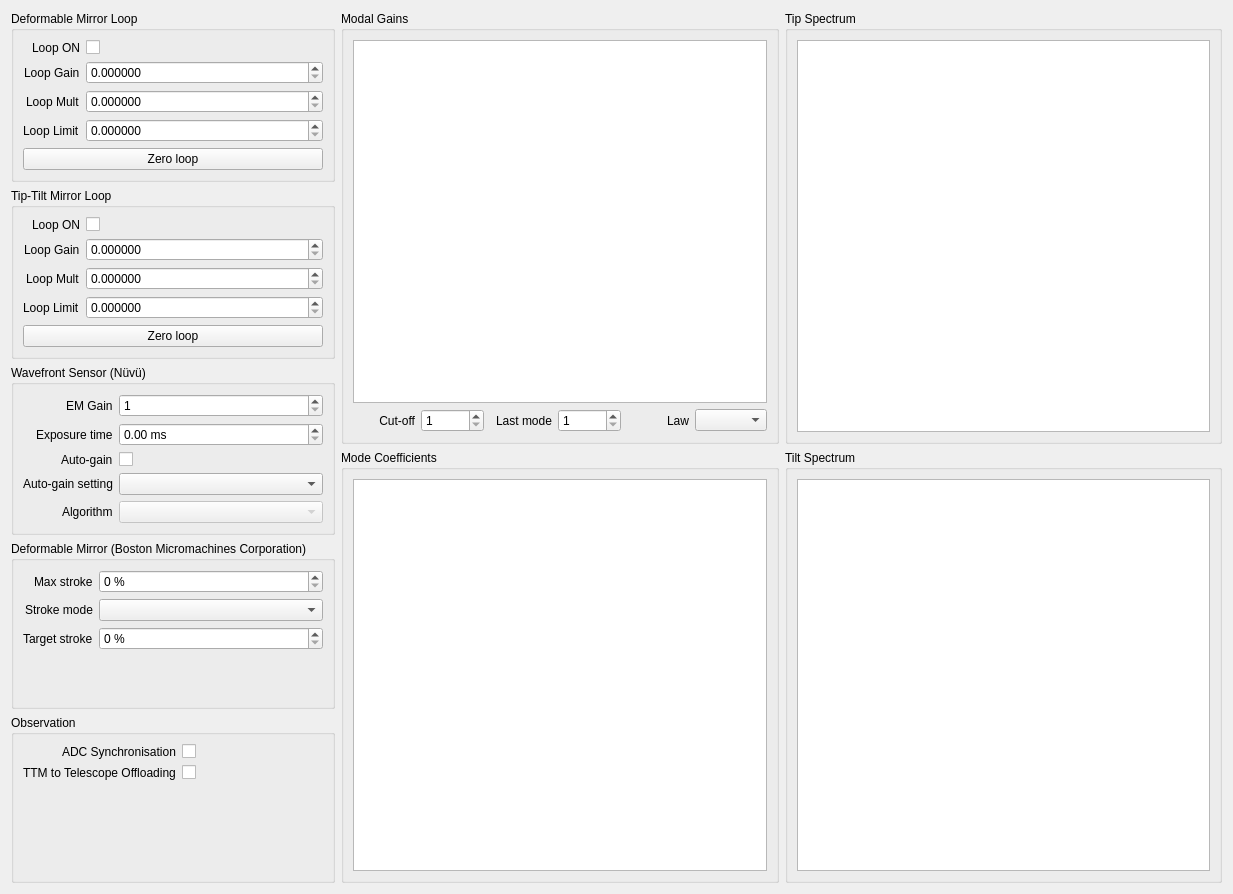
<?xml version="1.0" encoding="UTF-8"?>
<ui version="4.0">
 <class>LoopControlsWidget</class>
 <widget class="QWidget" name="LoopControlsWidget">
  <property name="geometry">
   <rect>
    <x>0</x>
    <y>0</y>
    <width>1233</width>
    <height>894</height>
   </rect>
  </property>
  <property name="windowTitle">
   <string>Loop Controls - KalAO</string>
  </property>
  <layout class="QHBoxLayout" name="horizontalLayout_2" stretch="0,1,1">
   <item>
    <layout class="QVBoxLayout" name="controls_layout">
     <item>
      <widget class="QGroupBox" name="dmloop_groupbox">
       <property name="title">
        <string>Deformable Mirror Loop</string>
       </property>
       <layout class="QFormLayout" name="formLayout_3">
        <property name="labelAlignment">
         <set>Qt::AlignRight|Qt::AlignTrailing|Qt::AlignVCenter</set>
        </property>
        <item row="0" column="0">
         <widget class="QLabel" name="dmloop_on_label">
          <property name="text">
           <string>Loop ON</string>
          </property>
         </widget>
        </item>
        <item row="0" column="1">
         <widget class="QCheckBox" name="dmloop_on_checkbox">
          <property name="text">
           <string/>
          </property>
         </widget>
        </item>
        <item row="1" column="0">
         <widget class="QLabel" name="dmloopgain_label">
          <property name="text">
           <string>Loop Gain</string>
          </property>
         </widget>
        </item>
        <item row="1" column="1">
         <widget class="QDoubleSpinBox" name="dmloop_gain_spinbox">
          <property name="keyboardTracking">
           <bool>false</bool>
          </property>
          <property name="decimals">
           <number>6</number>
          </property>
          <property name="singleStep">
           <double>0.010000000000000</double>
          </property>
         </widget>
        </item>
        <item row="2" column="1">
         <widget class="QDoubleSpinBox" name="dmloop_mult_spinbox">
          <property name="keyboardTracking">
           <bool>false</bool>
          </property>
          <property name="decimals">
           <number>6</number>
          </property>
          <property name="maximum">
           <double>1.000000000000000</double>
          </property>
          <property name="singleStep">
           <double>0.010000000000000</double>
          </property>
         </widget>
        </item>
        <item row="2" column="0">
         <widget class="QLabel" name="dmloop_mult_label">
          <property name="text">
           <string>Loop Mult</string>
          </property>
         </widget>
        </item>
        <item row="3" column="0">
         <widget class="QLabel" name="dmloop_limit_label">
          <property name="text">
           <string>Loop Limit</string>
          </property>
         </widget>
        </item>
        <item row="3" column="1">
         <widget class="QDoubleSpinBox" name="dmloop_limit_spinbox">
          <property name="keyboardTracking">
           <bool>false</bool>
          </property>
          <property name="decimals">
           <number>6</number>
          </property>
          <property name="maximum">
           <double>999.990000000000009</double>
          </property>
          <property name="singleStep">
           <double>0.010000000000000</double>
          </property>
         </widget>
        </item>
        <item row="4" column="0" colspan="2">
         <widget class="QPushButton" name="dmloop_zero_button">
          <property name="text">
           <string>Zero loop</string>
          </property>
         </widget>
        </item>
       </layout>
      </widget>
     </item>
     <item>
      <widget class="QGroupBox" name="ttmloop_groupbox">
       <property name="title">
        <string>Tip-Tilt Mirror Loop</string>
       </property>
       <layout class="QFormLayout" name="formLayout_4">
        <property name="labelAlignment">
         <set>Qt::AlignRight|Qt::AlignTrailing|Qt::AlignVCenter</set>
        </property>
        <item row="0" column="0">
         <widget class="QLabel" name="ttmloop_on_label">
          <property name="text">
           <string>Loop ON</string>
          </property>
         </widget>
        </item>
        <item row="1" column="0">
         <widget class="QLabel" name="ttmloop_gain_label">
          <property name="text">
           <string>Loop Gain</string>
          </property>
         </widget>
        </item>
        <item row="2" column="0">
         <widget class="QLabel" name="ttmloop_mult_label">
          <property name="text">
           <string>Loop Mult</string>
          </property>
         </widget>
        </item>
        <item row="3" column="0">
         <widget class="QLabel" name="ttmloop_limit_label">
          <property name="text">
           <string>Loop Limit</string>
          </property>
         </widget>
        </item>
        <item row="0" column="1">
         <widget class="QCheckBox" name="ttmloop_on_checkbox">
          <property name="text">
           <string/>
          </property>
         </widget>
        </item>
        <item row="1" column="1">
         <widget class="QDoubleSpinBox" name="ttmloop_gain_spinbox">
          <property name="keyboardTracking">
           <bool>false</bool>
          </property>
          <property name="decimals">
           <number>6</number>
          </property>
          <property name="singleStep">
           <double>0.010000000000000</double>
          </property>
         </widget>
        </item>
        <item row="2" column="1">
         <widget class="QDoubleSpinBox" name="ttmloop_mult_spinbox">
          <property name="keyboardTracking">
           <bool>false</bool>
          </property>
          <property name="decimals">
           <number>6</number>
          </property>
          <property name="maximum">
           <double>1.000000000000000</double>
          </property>
          <property name="singleStep">
           <double>0.010000000000000</double>
          </property>
         </widget>
        </item>
        <item row="3" column="1">
         <widget class="QDoubleSpinBox" name="ttmloop_limit_spinbox">
          <property name="keyboardTracking">
           <bool>false</bool>
          </property>
          <property name="decimals">
           <number>6</number>
          </property>
          <property name="maximum">
           <double>999.990000000000009</double>
          </property>
          <property name="singleStep">
           <double>0.010000000000000</double>
          </property>
         </widget>
        </item>
        <item row="4" column="0" colspan="2">
         <widget class="QPushButton" name="ttmloop_zero_button">
          <property name="text">
           <string>Zero loop</string>
          </property>
         </widget>
        </item>
       </layout>
      </widget>
     </item>
     <item>
      <widget class="QGroupBox" name="wfs_groupbox">
       <property name="title">
        <string>Wavefront Sensor (Nüvü)</string>
       </property>
       <layout class="QFormLayout" name="formLayout_2">
        <property name="labelAlignment">
         <set>Qt::AlignRight|Qt::AlignTrailing|Qt::AlignVCenter</set>
        </property>
        <item row="0" column="0">
         <widget class="QLabel" name="wfs_emgain_label">
          <property name="text">
           <string>EM Gain</string>
          </property>
         </widget>
        </item>
        <item row="0" column="1">
         <widget class="QSpinBox" name="wfs_emgain_spinbox">
          <property name="keyboardTracking">
           <bool>false</bool>
          </property>
          <property name="minimum">
           <number>1</number>
          </property>
          <property name="maximum">
           <number>1000</number>
          </property>
         </widget>
        </item>
        <item row="1" column="0">
         <widget class="QLabel" name="wfs_exposuretime_label">
          <property name="text">
           <string>Exposure time</string>
          </property>
         </widget>
        </item>
        <item row="1" column="1">
         <widget class="QDoubleSpinBox" name="wfs_exposuretime_spinbox">
          <property name="keyboardTracking">
           <bool>false</bool>
          </property>
          <property name="suffix">
           <string> ms</string>
          </property>
          <property name="decimals">
           <number>2</number>
          </property>
          <property name="maximum">
           <double>1000.000000000000000</double>
          </property>
          <property name="singleStep">
           <double>0.100000000000000</double>
          </property>
         </widget>
        </item>
        <item row="2" column="0">
         <widget class="QLabel" name="wfs_autogain_label">
          <property name="text">
           <string>Auto-gain</string>
          </property>
         </widget>
        </item>
        <item row="2" column="1">
         <widget class="QCheckBox" name="wfs_autogain_checkbox">
          <property name="text">
           <string/>
          </property>
         </widget>
        </item>
        <item row="3" column="0">
         <widget class="QLabel" name="wfs_autogain_setting_label">
          <property name="text">
           <string>Auto-gain setting</string>
          </property>
         </widget>
        </item>
        <item row="3" column="1">
         <widget class="QComboBox" name="wfs_autogain_setting_combobox"/>
        </item>
        <item row="4" column="0">
         <widget class="QLabel" name="wfs_algorithm_label">
          <property name="text">
           <string>Algorithm</string>
          </property>
         </widget>
        </item>
        <item row="4" column="1">
         <widget class="QComboBox" name="wfs_algorithm_combobox">
          <property name="enabled">
           <bool>false</bool>
          </property>
         </widget>
        </item>
       </layout>
      </widget>
     </item>
     <item>
      <widget class="QGroupBox" name="dm_groupbox">
       <property name="title">
        <string>Deformable Mirror (Boston Micromachines Corporation)</string>
       </property>
       <layout class="QFormLayout" name="formLayout_5">
        <property name="labelAlignment">
         <set>Qt::AlignRight|Qt::AlignTrailing|Qt::AlignVCenter</set>
        </property>
        <item row="0" column="0">
         <widget class="QLabel" name="dm_maxstroke_label">
          <property name="text">
           <string>Max stroke</string>
          </property>
         </widget>
        </item>
        <item row="0" column="1">
         <widget class="QDoubleSpinBox" name="dm_maxstroke_spinbox">
          <property name="keyboardTracking">
           <bool>false</bool>
          </property>
          <property name="suffix">
           <string> %</string>
          </property>
          <property name="decimals">
           <number>0</number>
          </property>
          <property name="minimum">
           <double>0.000000000000000</double>
          </property>
          <property name="maximum">
           <double>100.000000000000000</double>
          </property>
          <property name="singleStep">
           <double>5.000000000000000</double>
          </property>
         </widget>
        </item>
        <item row="1" column="0">
         <widget class="QLabel" name="dm_strokemode_label">
          <property name="text">
           <string>Stroke mode</string>
          </property>
         </widget>
        </item>
        <item row="1" column="1">
         <widget class="QComboBox" name="dm_strokemode_combobox"/>
        </item>
        <item row="2" column="0">
         <widget class="QLabel" name="dm_targetstroke_label">
          <property name="text">
           <string>Target stroke</string>
          </property>
         </widget>
        </item>
        <item row="2" column="1">
         <widget class="QDoubleSpinBox" name="dm_targetstroke_spinbox">
          <property name="keyboardTracking">
           <bool>false</bool>
          </property>
          <property name="suffix">
           <string> %</string>
          </property>
          <property name="decimals">
           <number>0</number>
          </property>
          <property name="minimum">
           <double>0.000000000000000</double>
          </property>
          <property name="maximum">
           <double>100.000000000000000</double>
          </property>
          <property name="singleStep">
           <double>5.000000000000000</double>
          </property>
         </widget>
        </item>
       </layout>
      </widget>
     </item>
     <item>
      <widget class="QGroupBox" name="observation_groupbox">
       <property name="title">
        <string>Observation</string>
       </property>
       <layout class="QFormLayout" name="formLayout_6">
        <property name="labelAlignment">
         <set>Qt::AlignRight|Qt::AlignTrailing|Qt::AlignVCenter</set>
        </property>
        <item row="0" column="0">
         <widget class="QLabel" name="adc_synchronisation_label">
          <property name="text">
           <string>ADC Synchronisation</string>
          </property>
         </widget>
        </item>
        <item row="0" column="1">
         <widget class="QCheckBox" name="adc_synchronisation_checkbox">
          <property name="text">
           <string/>
          </property>
         </widget>
        </item>
        <item row="1" column="0">
         <widget class="QLabel" name="ttm_offloading_label">
          <property name="text">
           <string>TTM to Telescope Offloading</string>
          </property>
         </widget>
        </item>
        <item row="1" column="1">
         <widget class="QCheckBox" name="ttm_offloading_checkbox">
          <property name="text">
           <string/>
          </property>
         </widget>
        </item>
       </layout>
      </widget>
     </item>
    </layout>
   </item>
   <item>
    <layout class="QVBoxLayout" name="modes_layout" stretch="1,1">
     <item>
      <widget class="QGroupBox" name="modalgains_groupbox">
       <property name="title">
        <string>Modal Gains</string>
       </property>
       <layout class="QGridLayout" name="gridLayout_11">
        <item row="0" column="0">
         <widget class="KDraggableChartView" name="modalgains_plot"/>
        </item>
        <item row="3" column="0">
         <layout class="QHBoxLayout" name="horizontalLayout">
          <item>
           <widget class="QLabel" name="cutoff_label">
            <property name="text">
             <string>Cut-off</string>
            </property>
            <property name="alignment">
             <set>Qt::AlignRight|Qt::AlignTrailing|Qt::AlignVCenter</set>
            </property>
           </widget>
          </item>
          <item>
           <widget class="QSpinBox" name="cutoff_spinbox">
            <property name="keyboardTracking">
             <bool>false</bool>
            </property>
            <property name="minimum">
             <number>1</number>
            </property>
           </widget>
          </item>
          <item>
           <widget class="QLabel" name="last_label">
            <property name="text">
             <string>Last mode</string>
            </property>
            <property name="alignment">
             <set>Qt::AlignRight|Qt::AlignTrailing|Qt::AlignVCenter</set>
            </property>
           </widget>
          </item>
          <item>
           <widget class="QSpinBox" name="last_spinbox">
            <property name="keyboardTracking">
             <bool>false</bool>
            </property>
            <property name="minimum">
             <number>1</number>
            </property>
           </widget>
          </item>
          <item>
           <widget class="QLabel" name="law_label">
            <property name="text">
             <string>Law</string>
            </property>
            <property name="alignment">
             <set>Qt::AlignRight|Qt::AlignTrailing|Qt::AlignVCenter</set>
            </property>
           </widget>
          </item>
          <item>
           <widget class="QComboBox" name="law_combobox"/>
          </item>
         </layout>
        </item>
       </layout>
      </widget>
     </item>
     <item>
      <widget class="QGroupBox" name="modes_groupbox">
       <property name="title">
        <string>Mode Coefficients</string>
       </property>
       <layout class="QGridLayout" name="gridLayout_2">
        <item row="0" column="0">
         <widget class="KChartView" name="modes_plot"/>
        </item>
       </layout>
      </widget>
     </item>
    </layout>
   </item>
   <item>
    <layout class="QVBoxLayout" name="tiptilt_layout">
     <item>
      <widget class="QGroupBox" name="tip_groupbox">
       <property name="title">
        <string>Tip Spectrum</string>
       </property>
       <layout class="QGridLayout" name="gridLayout">
        <item row="0" column="0">
         <widget class="KDraggableChartView" name="tip_spectrum_plot"/>
        </item>
       </layout>
      </widget>
     </item>
     <item>
      <widget class="QGroupBox" name="tilt_groupbox">
       <property name="title">
        <string>Tilt Spectrum</string>
       </property>
       <layout class="QGridLayout" name="gridLayout_3">
        <item row="0" column="0">
         <widget class="KDraggableChartView" name="tilt_spectrum_plot"/>
        </item>
       </layout>
      </widget>
     </item>
    </layout>
   </item>
  </layout>
 </widget>
 <customwidgets>
  <customwidget>
   <class>KChartView</class>
   <extends>QGraphicsView</extends>
   <header>kalao</header>
  </customwidget>
  <customwidget>
   <class>KDraggableChartView</class>
   <extends>QGraphicsView</extends>
   <header>kalao</header>
  </customwidget>
 </customwidgets>
 <resources/>
 <connections/>
</ui>
